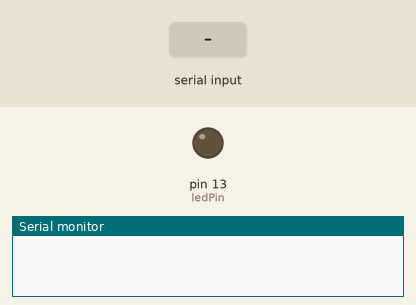
Recording of a sketch running on a simulated Arduino Uno, built with avr-gcc and run on an emulated ATmega328P. Shown: output pins drawn as LEDs (lit = HIGH), the last lines printed to the serial monitor. Dashed ring = blinking. The test bench sets the inputs (shaded band).

Above: at 1.2 s.
1.3 s: "LED_BLINK\n" received over Serial
At 4.2 s:
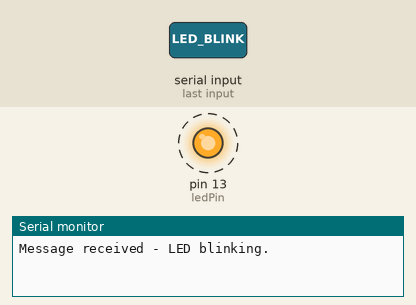
4.3 s: "LED_ON\n" received over Serial
At 4.8 s:
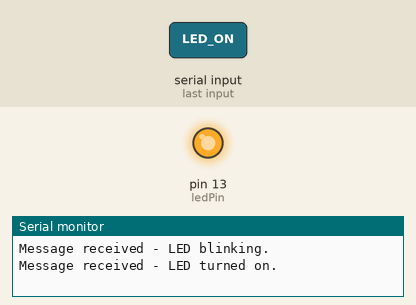
5.8 s: "LED_OFF\n" received over Serial
At 6.1 s:
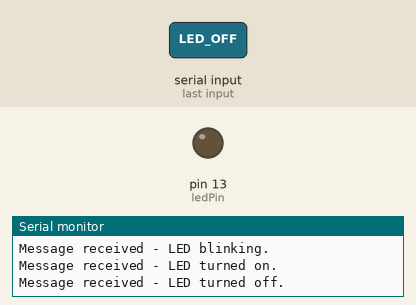
Timing chart, 0 to 8.8 s (numbered marks = the images above; inputs shaded):
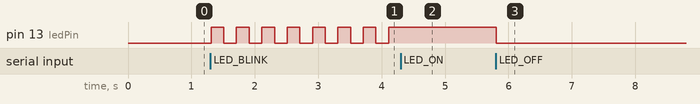

The sketch:

UART_Callback_with_Arduino.ino
```cpp
const int ledPin = 13; // Onboard LED pin
bool blink = false;    // global variable that the Callback function changes

// Code that runs once
void setup() {
  pinMode(ledPin, OUTPUT); // make the LED pin an output pin
  Serial.begin(9600); // start a UART connection at 9600 baud (9600 bits per second)
}

// Code that executes over and over again
void loop() {

  // If the "blink" variable is set to true, toggle the LED
  if (blink){
    digitalWrite(ledPin, !digitalRead(ledPin)); // Toggle the LED
    delay(200); // wait 200 ms
  }
}

// Callback code that executes when a Serial message is received.
void serialEvent(){
  String message = Serial.readStringUntil('\n'); // stop reading when new line '\n' ("Enter") received
  blink = false;

  // Determine what to do based on the message
  if (message == "LED_ON") {

    digitalWrite(ledPin, HIGH); // Turn on the LED
    Serial.write("Message received - LED turned on.\n");  // Send a confirmation message back to the laptop

  } else if (message == "LED_OFF"){

    digitalWrite(ledPin, LOW);  // Turn off the LED
    Serial.write("Message received - LED turned off.\n"); // Send a confirmation message back to the laptop;

  } else if (message == "LED_BLINK"){

    blink = true; // set the "blink" variable true
    Serial.write("Message received - LED blinking.\n");   // Send a confirmation message back to the laptop;

  } else {
    Serial.write("Unrecognized command.\n");              // Send an error message back to the laptop
  }
}
```

Measured:
- after the input at 1.3 s, pin 13 (ledPin): alternates HIGH for 0.20 s and LOW for 0.20 s, starting at once
- after the input at 4.3 s, pin 13 (ledPin): stops changing and stays HIGH
- after the input at 5.8 s, pin 13 (ledPin): HIGH → LOW at once
